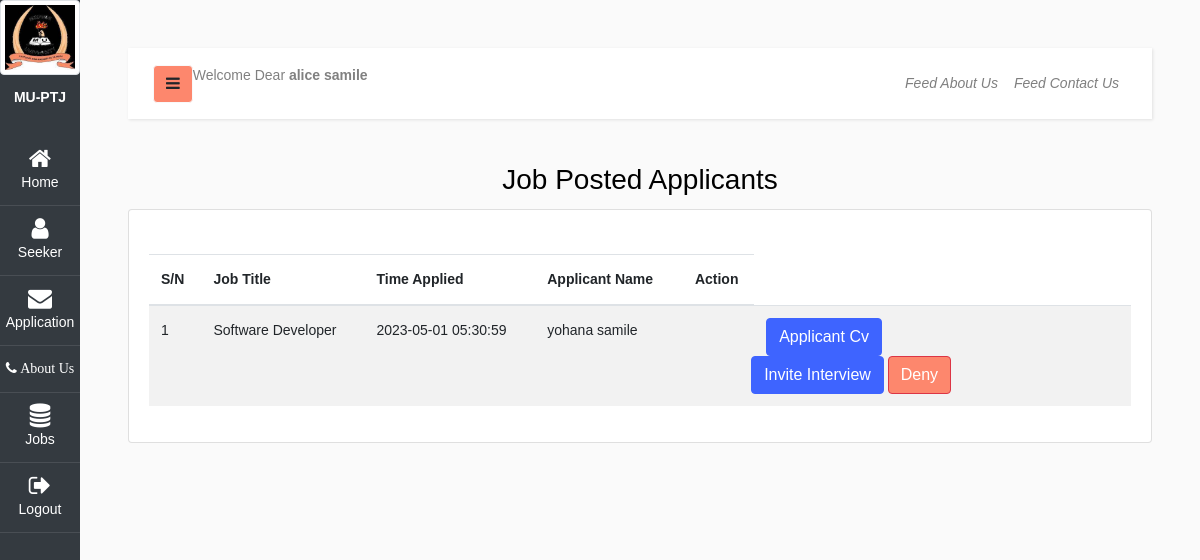
Page /view/jobApplication.php (signed in) on the committed database.
### tables this page shows
CREATE TABLE `jobapplication` (
  `appId` int(11) NOT NULL,
  `jobId` int(11) NOT NULL,
  `userId` int(11) NOT NULL,
  `dateApplied` timestamp NOT NULL DEFAULT current_timestamp() ON UPDATE current_timestamp(),
  `statusResult` varchar(20) NOT NULL DEFAULT 'pending',
  `interviewDate` date NOT NULL
);

CREATE TABLE `job` (
  `jobId` int(11) NOT NULL,
  `jobTitle` text NOT NULL,
  `jobDiscription` text NOT NULL,
  `jobSalary` int(11) NOT NULL,
  `datePosted` date NOT NULL,
  `endOfApllication` date NOT NULL,
  `postedBy` int(11) NOT NULL,
  `status` varchar(20) NOT NULL DEFAULT 'noPublish'
);

CREATE TABLE `user` (
  `userId` int(11) NOT NULL,
  `fullName` varchar(100) NOT NULL,
  `email` varchar(100) NOT NULL,
  `password` varchar(20) NOT NULL,
  `role` varchar(20) NOT NULL DEFAULT 'is_staff',
  `gender` enum('male','female') NOT NULL,
  `complationStatus` varchar(20) NOT NULL DEFAULT 'notFinish'
);

### view/jobApplication.php (the view, shortened to what this page needs)
<?php require_once('../asset/templates/sidebar.php'); ?>
<h3 class="text-center text-capitalize">Job Posted Applicants</h3>
<div class="row animated--grow-in">
    <div class="col-xl-12">
        <div class="card card-body">
            <div class="table-responsive">
                <table class="table table-striped table-hover dt-responsive display nowrap" id="dataTable" width="100%" cellspacing="0">
                    <thead>
                    <tr>
                        <th>S/N</th>
                        <th>Job Title</th>
                        <th>Time Applied</th>
                        <th>Applicant Name</th>
                        <th class="text-center">Action</th>
                    </tr>
                    </thead>
                    <tbody>
                        <?php
                            $sn = 1;
                            $jobSeeker_record = $conn->query("SELECT * FROM jobapplication, job, user, jobseekerprofile WHERE
                                jobapplication.jobId = job.jobId AND
                                jobapplication.userId = user.userId AND
                                jobseekerprofile.seekerId = user.userId; ");
                            while($jobSekeer_result = mysqli_fetch_array($jobSeeker_record)):
                                $path = '../upload/';
                                if($jobSekeer_result > 0): ?>
                                    <tr>
                                        <td><?php echo $sn++; ?> </td>
                                        <td><?php echo $jobSekeer_result['jobTitle']; ?> </td>
                                        <td><?php echo $jobSekeer_result['dateApplied']; ?> </td>
                                        <td><?php echo $jobSekeer_result['fullName']; ?> </td>
                                        <td>
                                        </td>
                                        <td>
                                            <div class="row">
                                                <div class="col-md-6">
                                                    <a target="_blank" href="<?php echo $path.$jobSekeer_result['seekerCv']; ?>" class="btn btn-primary">Applicant Cv</a>
                                                </div>
                                                <form action="../controller/feedBackAction.php?key=<?php echo $jobSekeer_result['appId']; ?>" method="post">
                                                    <?php if($jobSekeer_result['statusResult'] == 'accepted'): ?>
                                                        <a href="" class="btn btn-primary" data-target="#interview<?php echo $jobSekeer_result['appId']; ?>" data-toggle="modal">Invite Interview</a>
                                                        <?php else: ?>
                                                            <button type="submit" class="btn btn-primary" name="accept">Accept</button>
                                                        <?php endif; ?>
                                                        <button type="submit" class="btn btn-danger" name="deny">Deny</button>
                                                </form>
                                            </div>
                                        </td>
                                <?php endif;
                            endwhile; ?>
                    </tbody>
                </table>
            </div>
        </div>
    </div>
</div>
<?php
    require_once('../asset/templates/footer.php');
?>

### asset/templates/sourceFile.php (style rules this page uses)
.btn, .bg { background-color: #fd876d; }

### rows in the picture
jobapplication: jobId.jobTitle "Software Developer", dateApplied "2023-05-01 05:30:59", userId.fullName "yohana samile"

### other values in the picture
$_SESSION['userData']['fullName'] "alice samile"
